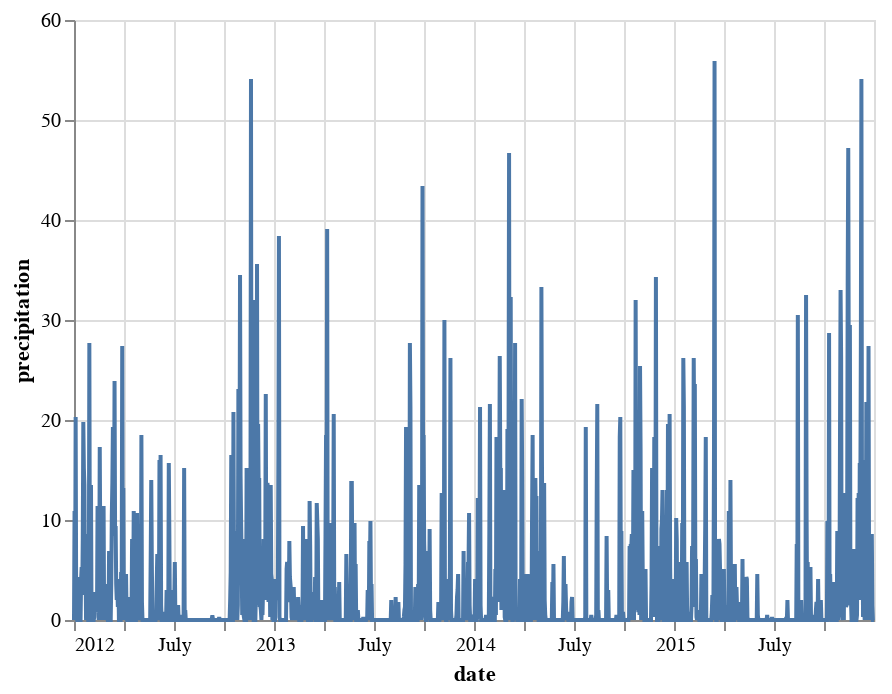

This figure's notebook cell:
### Code cell
# Line chart - precipitation by day
alt.Chart(df).mark_line().encode(
    x='date:T', # Treat as temporal value
    y='precipitation'
)

### Figure 1 — Vega-Lite specification as saved in the notebook (floating-point values rounded to 4 significant figures; data arrays with more than 128 entries replaced by an {"elided": "..."} marker saying what was removed)
{"$schema": "https://vega.github.io/schema/vega-lite/v3.4.0.json", "config": {"background": "white", "mark": {"tooltip": null}, "view": {"height": 300, "width": 400}}, "data": {"name": "data-e0082f48dd2b52cfa8769983f453b4c7"}, "datasets": {"data-e0082f48dd2b52cfa8769983f453b4c7": {"elided": "1461 records"}}, "encoding": {"x": {"field": "date", "type": "temporal"}, "y": {"field": "precipitation", "type": "quantitative"}}, "mark": "line"}
